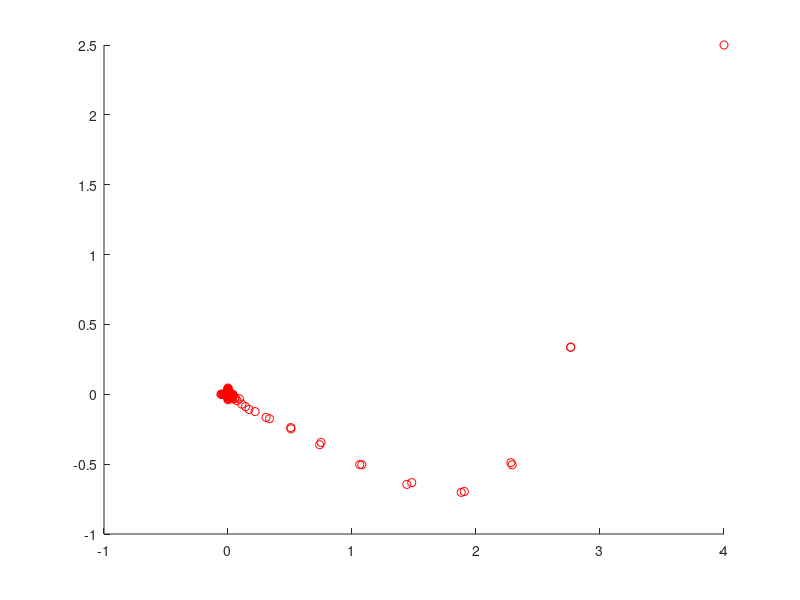

The MATLAB script that drew this image:
clear
close all
clc

% nState = 2;
% nInput = 2;
% 
% x = [4.0; 2.5];
% x2 = x;
% t_f = 50;
% 
% traj = [x];
% traj2 = [x2];
% 
% A = [1 0; 0 1];
% B = [1 0; 0 1];
% C = [1 0; 0 1];
% Q = 0.5*eye(nState);
% R = 0.5*eye(nInput);
% F = 200*eye(nState);  %Terminal Cost
% 
% %% LQR Control
% 
% S = zeros(2,2,t_f);
% S(:,:,t_f)= Q;
% 
% % for t=t_f-1:-1:1
% %     % Backward Pass
% %     S(:,:,t)= Q + A'*S(:,:,t+1)*A - A'*S(:,:,t+1)*B*((B'*S(:,:,t+1)*B+ R)\(B'*S(:,:,t+1)*A));
% % end
% [K,S] = finiteLQR(t_f,A,B,Q,R,F);
% 
% for t= 1:t_f
% %     u = -(B'*S(:,:,t)*B + R)\(B'*S(:,:,t)*A)*x;
%     u = -K(:,:,t)*x;
% %     [K,S2,E] = lqr(A,B,Q,R);
% %     u2 = -K*x
%     
%     % Dynamics
%     x = A*x + B*u;
% %     x2 = A*x2 + B*u2;
% 
%     traj = [traj,x];
% %     traj2 = [traj2,x2];
%     
% end
% 
% figure(1);clf;
% scatter(traj(1,:),traj(2,:),'r');
% hold on
% scatter(traj2(1,:),traj2(2,:),'b');
% hold off

%% Basic LQG Control
nState = 2;
nInput = 2;
nOutput = 2;
t_f = 100;

A = [1 0; 0 1];
B = [1 0; 0 1];
C = [1 0; 0 1];
V = 0.01*eye(nState);
W = 0.05*eye(nOutput);
mu = zeros(nState);

x = [4.0; 2.5];
y = [0.0; 0.0];
x_hat = [2.0; 3.5];
y = C*x + normrnd(mu,W);

traj2 = [x];

Q = 0.5*eye(nState);
R = 0.5*eye(nInput);
F = 200*eye(nState);

K = zeros(nOutput,nOutput,t_f);
L = zeros(nState,nState,t_f);
S = zeros(nState,nState,t_f);
P = zeros(nState,nState,t_f);
S(:,:,t_f)= F;
P(:,:,1)= zeros(nState);

for t=t_f-1:-1:1
    S(:,:,t) = Q + A'*(S(:,:,t+1) - S(:,:,t+1)*B*((B'*S(:,:,t+1)*B + R)\(B'*S(:,:,t+1))))*A;
    L(:,:,t) = (B'*S(:,:,t+1)*B + R)\(B'*S(:,:,t+1)*A);
end

for t=2:t_f
   P(:,:,t) =  A*(P(:,:,t-1) - P(:,:,t-1)*C'*((C*P(:,:,t-1)*C' + W)\C*P(:,:,t-1)))*A' + V;
   K(:,:,t) = P(:,:,t-1)*C'/(C*P(:,:,t-1)*C' + W);
end

%Dynamics

for t=1:t_f
   u = -L(:,:,t)*x_hat;
   x = A*x + B*u + normrnd(mu,V);
   y = C*x + normrnd(mu,W);
   
   if t==t_f
      continue;
   else
       x_hat = A*x_hat + B*u + K(:,:,t+1)*(y - C*(A*x_hat + B*u));
   end
   traj2 = [traj2,x];
end
figure(2);clf;
scatter(traj2(1,:),traj2(2,:),'r');